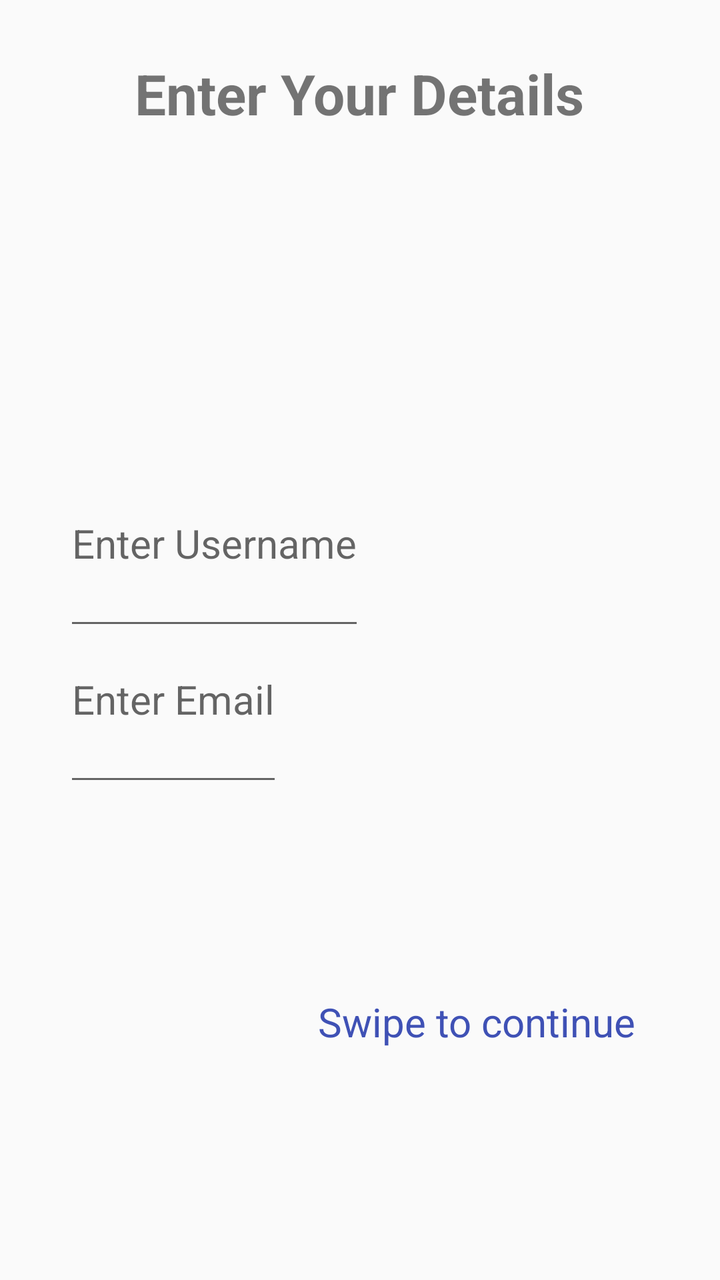
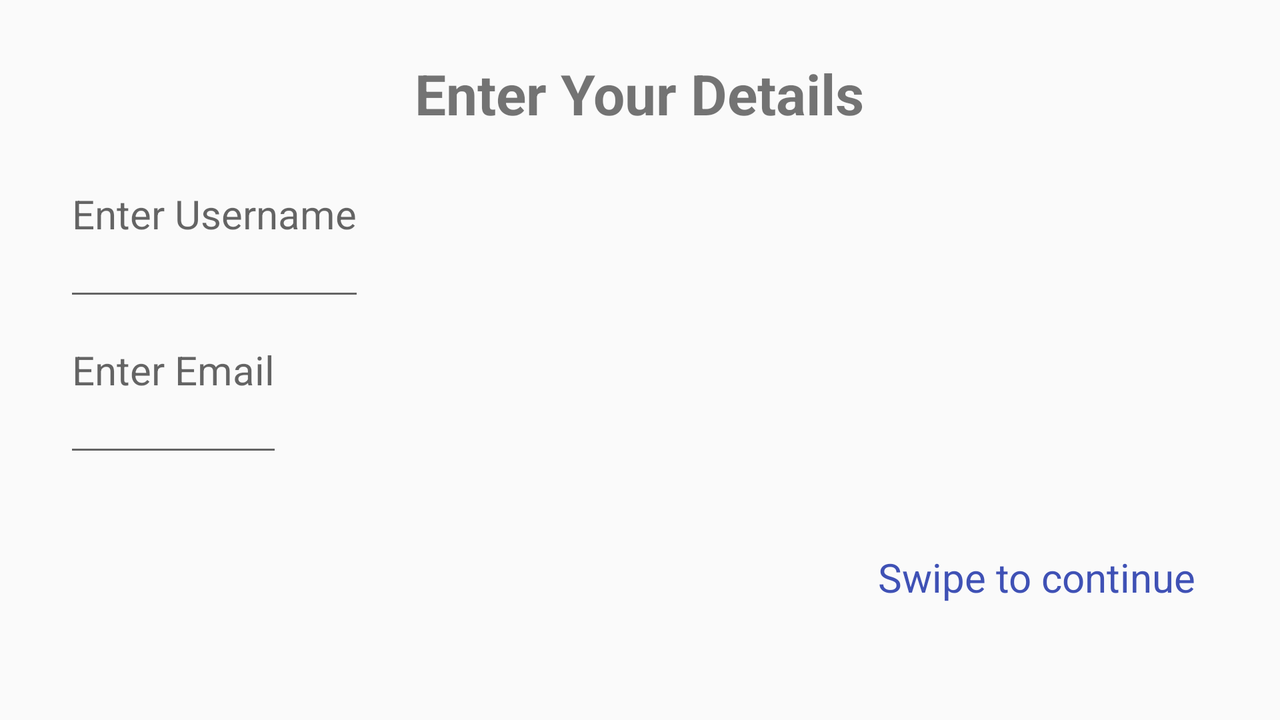

One screen, two layout resources from the same app: the default and the repository's alternative for another configuration. Each is rendered where Android would select it; the XML of both is given below.
<!-- AndroidManifest.xml: application theme AppTheme -->
<!-- res/layout/profile_screen.xml -->
<?xml version="1.0" encoding="utf-8"?>
<RelativeLayout style="@style/ParentLayout"
    xmlns:android="http://schemas.android.com/apk/res/android"
    android:orientation="vertical" android:layout_width="match_parent"
    android:layout_height="match_parent">

    <TextView style="@style/HeaderStyle"
        android:id="@+id/profile_header"
        android:text="@string/profile_title" />


    <LinearLayout
        android:id="@+id/edit_texts"
        android:layout_width="match_parent"
        android:layout_height="wrap_content"
        android:layout_centerInParent="true"
        android:orientation="vertical">

        <EditText style="@style/EditTextStyle"
            android:id="@+id/username"
            android:inputType="text"
            android:hint="@string/username"/>

        <EditText style="@style/EditTextStyle"
            android:id="@+id/email"
            android:inputType="textEmailAddress"
            android:hint="@string/email"/>
    </LinearLayout>

    <TextView style="@style/BottomTextViewStyle"
        android:id="@+id/swipe_message"
        android:text="@string/swipe"
        android:layout_below="@id/edit_texts"/>
</RelativeLayout>
<!-- resources referenced by this layout -->
<resources>
  <string name="email">Enter Email</string>
  <string name="profile_title">Enter Your Details</string>
  <string name="swipe">Swipe to continue</string>
  <string name="username">Enter Username</string>
  <style name="BottomTextViewStyle" parent="QuestionStyle">
          <item name="android:layout_width">wrap_content</item>
          <item name="android:layout_height">wrap_content</item>
          <item name="android:layout_alignParentBottom">true</item>
          <item name="android:layout_alignParentEnd">true</item>
          <item name="android:layout_alignParentRight">true</item>
          <item name="android:textColor">@color/colorPrimary</item>
          <item name="android:layout_margin">@dimen/bottom_textview_margin</item>
      </style>
  <style name="EditTextStyle">
          <item name="android:layout_height">wrap_content</item>
          <item name="android:layout_width">wrap_content</item>
          <item name="android:layout_marginLeft">@dimen/edit_text_margin_left</item>
          <item name="android:paddingBottom">@dimen/edit_text_padding_bottom</item>
          <item name="android:paddingTop">@dimen/edit_text_padding_top</item>
          <item name="android:textSize">@dimen/edit_text_size</item>
          <item name="android:maxLines">1</item>
          <item name="android:imeOptions">actionDone</item>
      </style>
  <style name="HeaderStyle">
          <item name="android:layout_height">wrap_content</item>
          <item name="android:layout_width">wrap_content</item>
          <item name="android:layout_centerHorizontal">true</item>
          <item name="android:gravity">center</item>
          <item name="android:textSize">@dimen/header_text_size</item>
          <item name="android:textStyle">bold</item>
          <item name="android:padding">@dimen/header_padding</item>
      </style>
  <style name="ParentLayout">
          <item name="android:layout_height">match_parent</item>
          <item name="android:layout_width">match_parent</item>
          <item name="android:paddingBottom">@dimen/activity_horizontal_margin</item>
          <item name="android:paddingTop">@dimen/activity_horizontal_margin</item>
          <item name="android:paddingLeft">@dimen/activity_vertical_margin</item>
          <item name="android:paddingRight">@dimen/activity_vertical_margin</item>
          <item name="android:orientation">vertical</item>
      </style>
  <style name="AppTheme" parent="Theme.AppCompat.Light.DarkActionBar">
          
          <item name="colorPrimary">@color/colorPrimary</item>
          <item name="colorPrimaryDark">@color/colorPrimaryDark</item>
          <item name="colorAccent">@color/colorAccent</item>
      </style>
  <style name="QuestionStyle">
          <item name="android:layout_height">wrap_content</item>
          <item name="android:layout_width">wrap_content</item>
          <item name="android:layout_centerHorizontal">true</item>
          <item name="android:textSize">@dimen/question_text_size</item>
          <item name="android:gravity">center</item>
          <item name="android:padding">@dimen/question_text_padding</item>
      </style>
  <color name="colorPrimary">#3F51B5</color>
  <dimen name="bottom_textview_margin">16dp</dimen>
  <dimen name="edit_text_margin_left">16dp</dimen>
  <dimen name="edit_text_padding_bottom">35dp</dimen>
  <dimen name="edit_text_padding_top">16dp</dimen>
  <dimen name="edit_text_size">@dimen/question_text_size</dimen>
  <dimen name="header_text_size">28sp</dimen>
  <dimen name="header_padding">12dp</dimen>
  <dimen name="activity_horizontal_margin">16dp</dimen>
  <dimen name="activity_vertical_margin">16dp</dimen>
  <color name="colorPrimaryDark">#303F9F</color>
  <color name="colorAccent">#9F4081</color>
  <dimen name="question_text_size">20sp</dimen>
  <dimen name="question_text_padding">10dp</dimen>
</resources>
<!-- res/layout-land/profile_screen.xml (the repository's variant of the layout above) -->
<!-- drawn on the phone turned sideways -->
<?xml version="1.0" encoding="utf-8"?>
<RelativeLayout style="@style/ParentLayout"
    xmlns:android="http://schemas.android.com/apk/res/android"
    android:orientation="vertical" android:layout_width="match_parent"
    android:layout_height="match_parent">

    <TextView style="@style/HeaderStyle"
        android:id="@+id/profile_header"
        android:text="@string/profile_title" />


    <LinearLayout
        android:id="@+id/edit_texts"
        android:layout_width="match_parent"
        android:layout_height="wrap_content"
        android:layout_below="@id/profile_header"
        android:orientation="vertical">

        <EditText style="@style/EditTextStyle"
            android:id="@+id/username"
            android:inputType="text"
            android:hint="@string/username"/>

        <EditText style="@style/EditTextStyle"
            android:id="@+id/email"
            android:inputType="textEmailAddress"
            android:hint="@string/email"/>
    </LinearLayout>

    <TextView style="@style/BottomTextViewStyle"
        android:id="@+id/swipe_message"
        android:text="@string/swipe"
        android:layout_below="@id/edit_texts"/>
</RelativeLayout>
